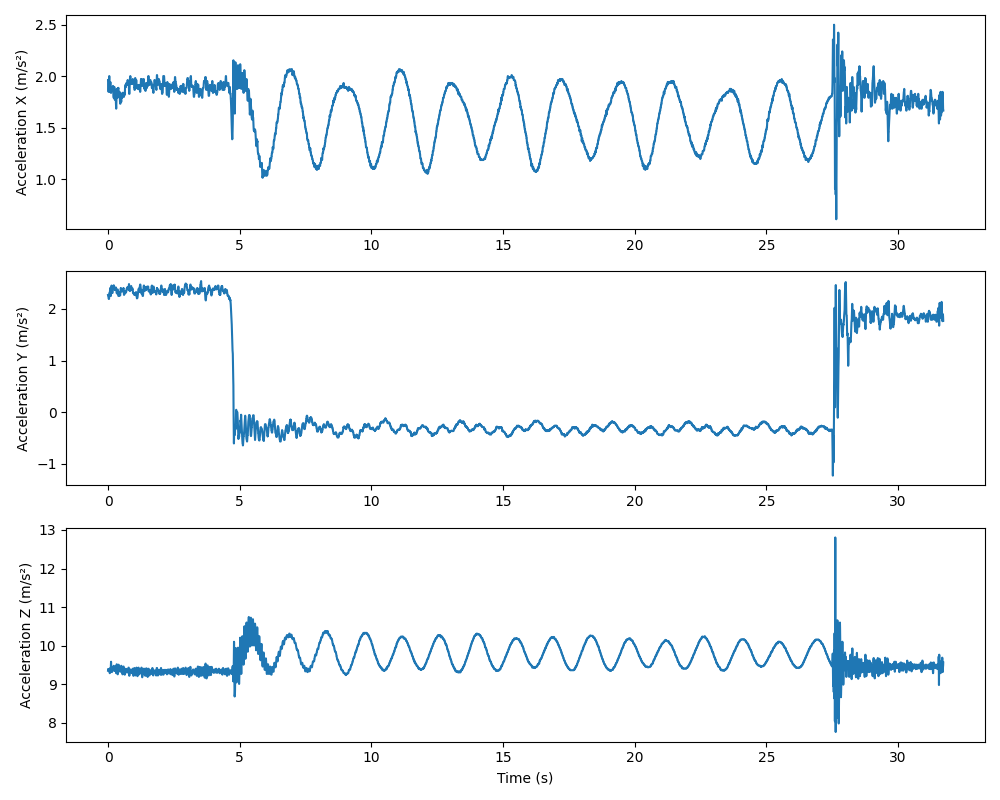

Source code (Python):
import csv
import matplotlib.pyplot as plt

time = []
acc_x = []
acc_y = []
acc_z = []

with open('accelerometer_1.csv', newline='') as f:
    reader = csv.reader(f, delimiter=',')
    next(reader, None)  # пропускаем заголовок, если есть

    for row in reader:
        if not row:  # пропускаем пустые строки
            continue
        try:
            t = float(row[0])
            x = float(row[2])
            y = float(row[3])
            z = float(row[4])
        except ValueError:
            # если не удалось преобразовать в float, пропускаем строку
            continue
        time.append(t)
        acc_x.append(x)
        acc_y.append(y)
        acc_z.append(z)

t_start = time[0]
time2 = []
for t in time:
    t -= t_start
    time2.append(t/1000)

plt.figure(figsize=(10, 8))

plt.subplot(3, 1, 1)
plt.plot(time2, acc_x)
plt.ylabel("Acceleration X (m/s²)")

plt.subplot(3, 1, 2)
plt.plot(time2, acc_y)
plt.ylabel("Acceleration Y (m/s²)")

plt.subplot(3, 1, 3)
plt.plot(time2, acc_z)
plt.xlabel("Time (s)")
plt.ylabel("Acceleration Z (m/s²)")

plt.tight_layout()
plt.show()
